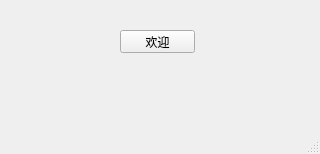
<?xml version="1.0" encoding="UTF-8"?>
<ui version="4.0">
 <class>MainWindow</class>
 <widget class="QMainWindow" name="MainWindow">
  <property name="geometry">
   <rect>
    <x>0</x>
    <y>0</y>
    <width>320</width>
    <height>154</height>
   </rect>
  </property>
  <property name="windowTitle">
   <string>MainWindow</string>
  </property>
  <widget class="QWidget" name="centralwidget">
   <widget class="QPushButton" name="pushButton">
    <property name="geometry">
     <rect>
      <x>120</x>
      <y>30</y>
      <width>75</width>
      <height>23</height>
     </rect>
    </property>
    <property name="text">
     <string>欢迎</string>
    </property>
   </widget>
  </widget>
  <widget class="QMenuBar" name="menubar">
   <property name="geometry">
    <rect>
     <x>0</x>
     <y>0</y>
     <width>320</width>
     <height>23</height>
    </rect>
   </property>
  </widget>
  <widget class="QStatusBar" name="statusbar"/>
 </widget>
 <resources/>
 <connections/>
</ui>
